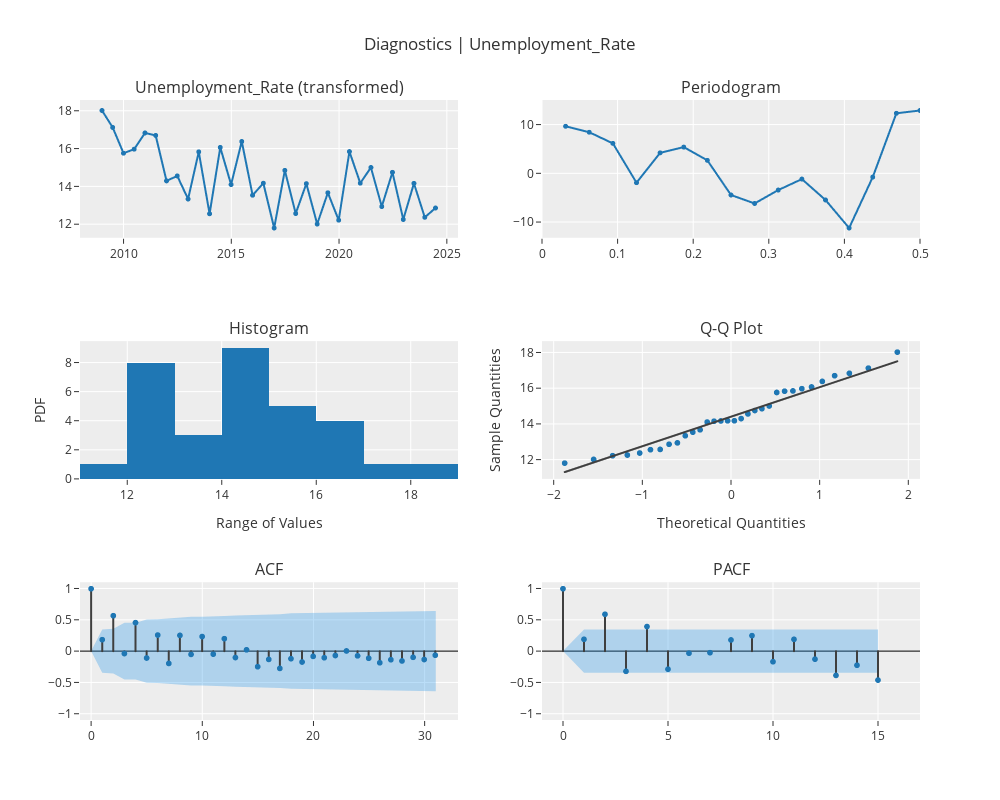

The notebook cell saved with this chart:
### Markdown cell above
diagnostics plot

### Code cell
exp.plot_model(plot="diagnostics", fig_kwargs={"height": 800, "width": 1000})

### Figure 1 — Plotly figure (JSON) as saved in the notebook; plotly's stock layout.template omitted (floating-point values rounded to 4 significant figures)
{"data": [{"line": {"color": "rgb(31, 119, 180)", "width": 2}, "marker": {"color": "rgb(31, 119, 180)", "size": 5}, "mode": "lines+markers", "name": "Unemployment_Rate (transformed)", "showlegend": false, "type": "scattergl", "x": ["2009-01-01T00:00:00", "2009-07-01T00:00:00", "2010-01-01T00:00:00", "2010-07-01T00:00:00", "2011-01-01T00:00:00", "2011-07-01T00:00:00", "2012-01-01T00:00:00", "2012-07-01T00:00:00", "2013-01-01T00:00:00", "2013-07-01T00:00:00", "2014-01-01T00:00:00", "2014-07-01T00:00:00", "2015-01-01T00:00:00", "2015-07-01T00:00:00", "2016-01-01T00:00:00", "2016-07-01T00:00:00", "2017-01-01T00:00:00", "2017-07-01T00:00:00", "2018-01-01T00:00:00", "2018-07-01T00:00:00", "2019-01-01T00:00:00", "2019-07-01T00:00:00", "2020-01-01T00:00:00", "2020-07-01T00:00:00", "2021-01-01T00:00:00", "2021-07-01T00:00:00", "2022-01-01T00:00:00", "2022-07-01T00:00:00", "2023-01-01T00:00:00", "2023-07-01T00:00:00", "2024-01-01T00:00:00", "2024-07-01T00:00:00"], "xaxis": "x", "y": [18.04, 17.14, 15.78, 15.99, 16.85, 16.72, 14.31, 14.57, 13.35, 15.85, 12.57, 16.08, 14.12, 16.4, 13.55, 14.19, 11.81, 14.87, 12.58, 14.16, 12.02, 13.68, 12.23, 15.86, 14.19, 15.02, 12.95, 14.76, 12.27, 14.18, 12.38, 12.87], "yaxis": "y"}, {"hoverinfo": "text", "hovertext": ["Freq: 0.0312<br>Ampl: 9.7442<br>Time period: 32.0", "Freq: 0.0625<br>Ampl: 8.5179<br>Time period: 16.0", "Freq: 0.0938<br>Ampl: 6.2312<br>Time period: 10.6667", "Freq: 0.125<br>Ampl: -1.852<br>Time period: 8.0", "Freq: 0.1562<br>Ampl: 4.2809<br>Time period: 6.4", "Freq: 0.1875<br>Ampl: 5.4629<br>Time period: 5.3333", "Freq: 0.2188<br>Ampl: 2.7361<br>Time period: 4.5714", "Freq: 0.25<br>Ampl: -4.3849<br>Time period: 4.0", "Freq: 0.2812<br>Ampl: -6.1274<br>Time period: 3.5556", "Freq: 0.3125<br>Ampl: -3.3678<br>Time period: 3.2", "Freq: 0.3438<br>Ampl: -1.1127<br>Time period: 2.9091", "Freq: 0.375<br>Ampl: -5.407<br>Time period: 2.6667", "Freq: 0.4062<br>Ampl: -11.1707<br>Time period: 2.4615", "Freq: 0.4375<br>Ampl: -0.705<br>Time period: 2.2857", "Freq: 0.4688<br>Ampl: 12.4125<br>Time period: 2.1333", "Freq: 0.5<br>Ampl: 12.9884<br>Time period: 2.0"], "line": {"color": "#1f77b4", "width": 2}, "marker": {"size": 5}, "mode": "lines+markers", "name": "Unemployment_Rate (transformed)", "showlegend": false, "type": "scattergl", "x": [0.03125, 0.0625, 0.09375, 0.125, 0.1562, 0.1875, 0.2188, 0.25, 0.2812, 0.3125, 0.3438, 0.375, 0.4062, 0.4375, 0.4688, 0.5], "xaxis": "x2", "y": [9.744, 8.518, 6.231, -1.852, 4.281, 5.463, 2.736, -4.385, -6.127, -3.368, -1.113, -5.407, -11.17, -0.705, 12.41, 12.99], "yaxis": "y2"}, {"alignmentgroup": "True", "bingroup": "x", "hovertemplate": "variable=Unemployment_Rate (transformed)<br>value=%{x}<br>count=%{y}<extra></extra>", "legendgroup": "Unemployment_Rate (transformed)", "marker": {"color": "#1f77b4", "pattern": {"shape": ""}}, "name": "Unemployment_Rate (transformed)", "offsetgroup": "Unemployment_Rate (transformed)", "orientation": "v", "showlegend": false, "type": "histogram", "x": [18.04, 17.14, 15.78, 15.99, 16.85, 16.72, 14.31, 14.57, 13.35, 15.85, 12.57, 16.08, 14.12, 16.4, 13.55, 14.19, 11.81, 14.87, 12.58, 14.16, 12.02, 13.68, 12.23, 15.86, 14.19, 15.02, 12.95, 14.76, 12.27, 14.18, 12.38, 12.87], "xaxis": "x3", "yaxis": "y3"}, {"marker": {"color": "#1f77b4"}, "mode": "markers", "name": "Unemployment_Rate (transformed)", "showlegend": false, "type": "scattergl", "x": [-1.876, -1.55, -1.335, -1.169, -1.03, -0.9085, -0.7991, -0.6985, -0.6046, -0.5157, -0.4307, -0.3488, -0.2691, -0.1911, -0.1142, -0.03799, 0.03799, 0.1142, 0.1911, 0.2691, 0.3488, 0.4307, 0.5157, 0.6046, 0.6985, 0.7991, 0.9085, 1.03, 1.169, 1.335, 1.55, 1.876], "xaxis": "x4", "y": [11.81, 12.02, 12.23, 12.27, 12.38, 12.57, 12.58, 12.87, 12.95, 13.35, 13.55, 13.68, 14.12, 14.16, 14.18, 14.19, 14.19, 14.31, 14.57, 14.76, 14.87, 15.02, 15.78, 15.85, 15.86, 15.99, 16.08, 16.4, 16.72, 16.85, 17.14, 18.04], "yaxis": "y4"}, {"line": {"color": "#3f3f3f"}, "mode": "lines", "name": "Unemployment_Rate (transformed)", "showlegend": false, "type": "scattergl", "x": [-1.876, -1.55, -1.335, -1.169, -1.03, -0.9085, -0.7991, -0.6985, -0.6046, -0.5157, -0.4307, -0.3488, -0.2691, -0.1911, -0.1142, -0.03799, 0.03799, 0.1142, 0.1911, 0.2691, 0.3488, 0.4307, 0.5157, 0.6046, 0.6985, 0.7991, 0.9085, 1.03, 1.169, 1.335, 1.55, 1.876], "xaxis": "x4", "y": [11.31, 11.85, 12.2, 12.48, 12.71, 12.91, 13.09, 13.26, 13.41, 13.56, 13.7, 13.84, 13.97, 14.1, 14.23, 14.35, 14.48, 14.61, 14.73, 14.86, 14.99, 15.13, 15.27, 15.42, 15.57, 15.74, 15.92, 16.12, 16.35, 16.63, 16.98, 17.53], "yaxis": "y4"}, {"line": {"color": "#3f3f3f"}, "mode": "lines", "name": "ACF", "showlegend": false, "type": "scattergl", "x": [0, 0], "xaxis": "x5", "y": [0, 1], "yaxis": "y5"}, {"line": {"color": "#3f3f3f"}, "mode": "lines", "name": "ACF", "showlegend": false, "type": "scattergl", "x": [1, 1], "xaxis": "x5", "y": [0, 0.185], "yaxis": "y5"}, {"line": {"color": "#3f3f3f"}, "mode": "lines", "name": "ACF", "showlegend": false, "type": "scattergl", "x": [2, 2], "xaxis": "x5", "y": [0, 0.5684], "yaxis": "y5"}, {"line": {"color": "#3f3f3f"}, "mode": "lines", "name": "ACF", "showlegend": false, "type": "scattergl", "x": [3, 3], "xaxis": "x5", "y": [0, -0.03721], "yaxis": "y5"}, {"line": {"color": "#3f3f3f"}, "mode": "lines", "name": "ACF", "showlegend": false, "type": "scattergl", "x": [4, 4], "xaxis": "x5", "y": [0, 0.4579], "yaxis": "y5"}, {"line": {"color": "#3f3f3f"}, "mode": "lines", "name": "ACF", "showlegend": false, "type": "scattergl", "x": [5, 5], "xaxis": "x5", "y": [0, -0.1082], "yaxis": "y5"}, {"line": {"color": "#3f3f3f"}, "mode": "lines", "name": "ACF", "showlegend": false, "type": "scattergl", "x": [6, 6], "xaxis": "x5", "y": [0, 0.2589], "yaxis": "y5"}, {"line": {"color": "#3f3f3f"}, "mode": "lines", "name": "ACF", "showlegend": false, "type": "scattergl", "x": [7, 7], "xaxis": "x5", "y": [0, -0.1949], "yaxis": "y5"}, {"line": {"color": "#3f3f3f"}, "mode": "lines", "name": "ACF", "showlegend": false, "type": "scattergl", "x": [8, 8], "xaxis": "x5", "y": [0, 0.2536], "yaxis": "y5"}, {"line": {"color": "#3f3f3f"}, "mode": "lines", "name": "ACF", "showlegend": false, "type": "scattergl", "x": [9, 9], "xaxis": "x5", "y": [0, -0.05056], "yaxis": "y5"}, {"line": {"color": "#3f3f3f"}, "mode": "lines", "name": "ACF", "showlegend": false, "type": "scattergl", "x": [10, 10], "xaxis": "x5", "y": [0, 0.235], "yaxis": "y5"}, {"line": {"color": "#3f3f3f"}, "mode": "lines", "name": "ACF", "showlegend": false, "type": "scattergl", "x": [11, 11], "xaxis": "x5", "y": [0, -0.04639], "yaxis": "y5"}, {"line": {"color": "#3f3f3f"}, "mode": "lines", "name": "ACF", "showlegend": false, "type": "scattergl", "x": [12, 12], "xaxis": "x5", "y": [0, 0.2011], "yaxis": "y5"}, {"line": {"color": "#3f3f3f"}, "mode": "lines", "name": "ACF", "showlegend": false, "type": "scattergl", "x": [13, 13], "xaxis": "x5", "y": [0, -0.1005], "yaxis": "y5"}, {"line": {"color": "#3f3f3f"}, "mode": "lines", "name": "ACF", "showlegend": false, "type": "scattergl", "x": [14, 14], "xaxis": "x5", "y": [0, 0.02256], "yaxis": "y5"}, {"line": {"color": "#3f3f3f"}, "mode": "lines", "name": "ACF", "showlegend": false, "type": "scattergl", "x": [15, 15], "xaxis": "x5", "y": [0, -0.247], "yaxis": "y5"}, {"line": {"color": "#3f3f3f"}, "mode": "lines", "name": "ACF", "showlegend": false, "type": "scattergl", "x": [16, 16], "xaxis": "x5", "y": [0, -0.1306], "yaxis": "y5"}, {"line": {"color": "#3f3f3f"}, "mode": "lines", "name": "ACF", "showlegend": false, "type": "scattergl", "x": [17, 17], "xaxis": "x5", "y": [0, -0.2744], "yaxis": "y5"}, {"line": {"color": "#3f3f3f"}, "mode": "lines", "name": "ACF", "showlegend": false, "type": "scattergl", "x": [18, 18], "xaxis": "x5", "y": [0, -0.1188], "yaxis": "y5"}, {"line": {"color": "#3f3f3f"}, "mode": "lines", "name": "ACF", "showlegend": false, "type": "scattergl", "x": [19, 19], "xaxis": "x5", "y": [0, -0.1722], "yaxis": "y5"}, {"line": {"color": "#3f3f3f"}, "mode": "lines", "name": "ACF", "showlegend": false, "type": "scattergl", "x": [20, 20], "xaxis": "x5", "y": [0, -0.08184], "yaxis": "y5"}, {"line": {"color": "#3f3f3f"}, "mode": "lines", "name": "ACF", "showlegend": false, "type": "scattergl", "x": [21, 21], "xaxis": "x5", "y": [0, -0.1037], "yaxis": "y5"}, {"line": {"color": "#3f3f3f"}, "mode": "lines", "name": "ACF", "showlegend": false, "type": "scattergl", "x": [22, 22], "xaxis": "x5", "y": [0, -0.06787], "yaxis": "y5"}, {"line": {"color": "#3f3f3f"}, "mode": "lines", "name": "ACF", "showlegend": false, "type": "scattergl", "x": [23, 23], "xaxis": "x5", "y": [0, 0.004403], "yaxis": "y5"}, {"line": {"color": "#3f3f3f"}, "mode": "lines", "name": "ACF", "showlegend": false, "type": "scattergl", "x": [24, 24], "xaxis": "x5", "y": [0, -0.07332], "yaxis": "y5"}, {"line": {"color": "#3f3f3f"}, "mode": "lines", "name": "ACF", "showlegend": false, "type": "scattergl", "x": [25, 25], "xaxis": "x5", "y": [0, -0.1119], "yaxis": "y5"}, {"line": {"color": "#3f3f3f"}, "mode": "lines", "name": "ACF", "showlegend": false, "type": "scattergl", "x": [26, 26], "xaxis": "x5", "y": [0, -0.1842], "yaxis": "y5"}, {"line": {"color": "#3f3f3f"}, "mode": "lines", "name": "ACF", "showlegend": false, "type": "scattergl", "x": [27, 27], "xaxis": "x5", "y": [0, -0.1353], "yaxis": "y5"}, {"line": {"color": "#3f3f3f"}, "mode": "lines", "name": "ACF", "showlegend": false, "type": "scattergl", "x": [28, 28], "xaxis": "x5", "y": [0, -0.1553], "yaxis": "y5"}, {"line": {"color": "#3f3f3f"}, "mode": "lines", "name": "ACF", "showlegend": false, "type": "scattergl", "x": [29, 29], "xaxis": "x5", "y": [0, -0.09697], "yaxis": "y5"}, {"line": {"color": "#3f3f3f"}, "mode": "lines", "name": "ACF", "showlegend": false, "type": "scattergl", "x": [30, 30], "xaxis": "x5", "y": [0, -0.132], "yaxis": "y5"}, {"line": {"color": "#3f3f3f"}, "mode": "lines", "name": "ACF", "showlegend": false, "type": "scattergl", "x": [31, 31], "xaxis": "x5", "y": [0, -0.06371], "yaxis": "y5"}, {"marker": {"color": "#1f77b4", "size": 6}, "mode": "markers", "name": "ACF", "showlegend": false, "type": "scattergl", "x": [0, 1, 2, 3, 4, 5, 6, 7, 8, 9, 10, 11, 12, 13, 14, 15, 16, 17, 18, 19, 20, 21, 22, 23, 24, 25, 26, 27, 28, 29, 30, 31], "xaxis": "x5", "y": [1, 0.185, 0.5684, -0.03721, 0.4579, -0.1082, 0.2589, -0.1949, 0.2536, -0.05056, 0.235, -0.04639, 0.2011, -0.1005, 0.02256, -0.247, -0.1306, -0.2744, -0.1188, -0.1722, -0.08184, -0.1037, -0.06787, 0.004403, -0.07332, -0.1119, -0.1842, -0.1353, -0.1553, -0.09697, -0.132, -0.06371], "yaxis": "y5"}, {"line": {"color": "rgba(255,255,255,0)"}, "mode": "lines", "name": "UC", "showlegend": false, "type": "scatter", "x": [0, 1, 2, 3, 4, 5, 6, 7, 8, 9, 10, 11, 12, 13, 14, 15, 16, 17, 18, 19, 20, 21, 22, 23, 24, 25, 26, 27, 28, 29, 30, 31], "xaxis": "x5", "y": [0, 0.3465, 0.3581, 0.4537, 0.4541, 0.5065, 0.5092, 0.5248, 0.5334, 0.5477, 0.5483, 0.5602, 0.5607, 0.5693, 0.5714, 0.5715, 0.5842, 0.5877, 0.6029, 0.6057, 0.6115, 0.6128, 0.6149, 0.6158, 0.6158, 0.6169, 0.6193, 0.6258, 0.6294, 0.6339, 0.6357, 0.639], "yaxis": "y5"}, {"fill": "tonexty", "fillcolor": "rgba(32, 146, 230,0.3)", "line": {"color": "rgba(255,255,255,0)"}, "mode": "lines", "name": "LC", "showlegend": false, "type": "scatter", "x": [0, 1, 2, 3, 4, 5, 6, 7, 8, 9, 10, 11, 12, 13, 14, 15, 16, 17, 18, 19, 20, 21, 22, 23, 24, 25, 26, 27, 28, 29, 30, 31], "xaxis": "x5", "y": [0, -0.3465, -0.3581, -0.4537, -0.4541, -0.5065, -0.5092, -0.5248, -0.5334, -0.5477, -0.5483, -0.5602, -0.5607, -0.5693, -0.5714, -0.5715, -0.5842, -0.5877, -0.6029, -0.6057, -0.6115, -0.6128, -0.6149, -0.6158, -0.6158, -0.6169, -0.6193, -0.6258, -0.6294, -0.6339, -0.6357, -0.639], "yaxis": "y5"}, {"line": {"color": "#3f3f3f"}, "mode": "lines", "name": "PACF", "showlegend": false, "type": "scattergl", "x": [0, 0], "xaxis": "x6", "y": [0, 1], "yaxis": "y6"}, {"line": {"color": "#3f3f3f"}, "mode": "lines", "name": "PACF", "showlegend": false, "type": "scattergl", "x": [1, 1], "xaxis": "x6", "y": [0, 0.191], "yaxis": "y6"}, {"line": {"color": "#3f3f3f"}, "mode": "lines", "name": "PACF", "showlegend": false, "type": "scattergl", "x": [2, 2], "xaxis": "x6", "y": [0, 0.5914], "yaxis": "y6"}, {"line": {"color": "#3f3f3f"}, "mode": "lines", "name": "PACF", "showlegend": false, "type": "scattergl", "x": [3, 3], "xaxis": "x6", "y": [0, -0.3214], "yaxis": "y6"}, {"line": {"color": "#3f3f3f"}, "mode": "lines", "name": "PACF", "showlegend": false, "type": "scattergl", "x": [4, 4], "xaxis": "x6", "y": [0, 0.395], "yaxis": "y6"}, {"line": {"color": "#3f3f3f"}, "mode": "lines", "name": "PACF", "showlegend": false, "type": "scattergl", "x": [5, 5], "xaxis": "x6", "y": [0, -0.2869], "yaxis": "y6"}, {"line": {"color": "#3f3f3f"}, "mode": "lines", "name": "PACF", "showlegend": false, "type": "scattergl", "x": [6, 6], "xaxis": "x6", "y": [0, -0.03172], "yaxis": "y6"}, {"line": {"color": "#3f3f3f"}, "mode": "lines", "name": "PACF", "showlegend": false, "type": "scattergl", "x": [7, 7], "xaxis": "x6", "y": [0, -0.02316], "yaxis": "y6"}, {"line": {"color": "#3f3f3f"}, "mode": "lines", "name": "PACF", "showlegend": false, "type": "scattergl", "x": [8, 8], "xaxis": "x6", "y": [0, 0.1803], "yaxis": "y6"}, {"line": {"color": "#3f3f3f"}, "mode": "lines", "name": "PACF", "showlegend": false, "type": "scattergl", "x": [9, 9], "xaxis": "x6", "y": [0, 0.2498], "yaxis": "y6"}, {"line": {"color": "#3f3f3f"}, "mode": "lines", "name": "PACF", "showlegend": false, "type": "scattergl", "x": [10, 10], "xaxis": "x6", "y": [0, -0.1673], "yaxis": "y6"}, {"line": {"color": "#3f3f3f"}, "mode": "lines", "name": "PACF", "showlegend": false, "type": "scattergl", "x": [11, 11], "xaxis": "x6", "y": [0, 0.1903], "yaxis": "y6"}, {"line": {"color": "#3f3f3f"}, "mode": "lines", "name": "PACF", "showlegend": false, "type": "scattergl", "x": [12, 12], "xaxis": "x6", "y": [0, -0.1266], "yaxis": "y6"}, {"line": {"color": "#3f3f3f"}, "mode": "lines", "name": "PACF", "showlegend": false, "type": "scattergl", "x": [13, 13], "xaxis": "x6", "y": [0, -0.3865], "yaxis": "y6"}, {"line": {"color": "#3f3f3f"}, "mode": "lines", "name": "PACF", "showlegend": false, "type": "scattergl", "x": [14, 14], "xaxis": "x6", "y": [0, -0.2242], "yaxis": "y6"}, {"line": {"color": "#3f3f3f"}, "mode": "lines", "name": "PACF", "showlegend": false, "type": "scattergl", "x": [15, 15], "xaxis": "x6", "y": [0, -0.4617], "yaxis": "y6"}, {"marker": {"color": "#1f77b4", "size": 6}, "mode": "markers", "name": "PACF", "showlegend": false, "type": "scattergl", "x": [0, 1, 2, 3, 4, 5, 6, 7, 8, 9, 10, 11, 12, 13, 14, 15], "xaxis": "x6", "y": [1, 0.191, 0.5914, -0.3214, 0.395, -0.2869, -0.03172, -0.02316, 0.1803, 0.2498, -0.1673, 0.1903, -0.1266, -0.3865, -0.2242, -0.4617], "yaxis": "y6"}, {"line": {"color": "rgba(255,255,255,0)"}, "mode": "lines", "name": "UC", "showlegend": false, "type": "scatter", "x": [0, 1, 2, 3, 4, 5, 6, 7, 8, 9, 10, 11, 12, 13, 14, 15], "xaxis": "x6", "y": [0, 0.3465, 0.3465, 0.3465, 0.3465, 0.3465, 0.3465, 0.3465, 0.3465, 0.3465, 0.3465, 0.3465, 0.3465, 0.3465, 0.3465, 0.3465], "yaxis": "y6"}, {"fill": "tonexty", "fillcolor": "rgba(32, 146, 230,0.3)", "line": {"color": "rgba(255,255,255,0)"}, "mode": "lines", "name": "LC", "showlegend": false, "type": "scatter", "x": [0, 1, 2, 3, 4, 5, 6, 7, 8, 9, 10, 11, 12, 13, 14, 15], "xaxis": "x6", "y": [0, -0.3465, -0.3465, -0.3465, -0.3465, -0.3465, -0.3465, -0.3465, -0.3465, -0.3465, -0.3465, -0.3465, -0.3465, -0.3465, -0.3465, -0.3465], "yaxis": "y6"}], "layout": {"annotations": [{"font": {"size": 16}, "showarrow": false, "text": "Unemployment_Rate (transformed)", "x": 0.225, "xanchor": "center", "xref": "paper", "y": 1, "yanchor": "bottom", "yref": "paper"}, {"font": {"size": 16}, "showarrow": false, "text": "Periodogram", "x": 0.775, "xanchor": "center", "xref": "paper", "y": 1, "yanchor": "bottom", "yref": "paper"}, {"font": {"size": 16}, "showarrow": false, "text": "Histogram", "x": 0.225, "xanchor": "center", "xref": "paper", "y": 0.6111, "yanchor": "bottom", "yref": "paper"}, {"font": {"size": 16}, "showarrow": false, "text": "Q-Q Plot", "x": 0.775, "xanchor": "center", "xref": "paper", "y": 0.6111, "yanchor": "bottom", "yref": "paper"}, {"font": {"size": 16}, "showarrow": false, "text": "ACF", "x": 0.225, "xanchor": "center", "xref": "paper", "y": 0.2222, "yanchor": "bottom", "yref": "paper"}, {"font": {"size": 16}, "showarrow": false, "text": "PACF", "x": 0.775, "xanchor": "center", "xref": "paper", "y": 0.2222, "yanchor": "bottom", "yref": "paper"}], "autosize": false, "height": 800, "showlegend": false, "title": {"text": "Diagnostics | Unemployment_Rate"}, "width": 1000, "xaxis": {"anchor": "y", "domain": [0, 0.45]}, "xaxis2": {"anchor": "y2", "domain": [0.55, 1], "range": [0, 0.5]}, "xaxis3": {"anchor": "y3", "domain": [0, 0.45], "title": {"text": "Range of Values"}}, "xaxis4": {"anchor": "y4", "domain": [0.55, 1], "title": {"text": "Theoretical Quantities"}}, "xaxis5": {"anchor": "y5", "domain": [0, 0.45], "range": [-1, 33]}, "xaxis6": {"anchor": "y6", "domain": [0.55, 1], "range": [-1, 17]}, "yaxis": {"anchor": "x", "domain": [0.7778, 1]}, "yaxis2": {"anchor": "x2", "domain": [0.7778, 1]}, "yaxis3": {"anchor": "x3", "domain": [0.3889, 0.6111], "title": {"text": "PDF"}}, "yaxis4": {"anchor": "x4", "domain": [0.3889, 0.6111], "title": {"text": "Sample Quantities"}}, "yaxis5": {"anchor": "x5", "domain": [0, 0.2222], "range": [-1.1, 1.1], "zerolinecolor": "#000000"}, "yaxis6": {"anchor": "x6", "domain": [0, 0.2222], "range": [-1.1, 1.1], "zerolinecolor": "#000000"}}}
